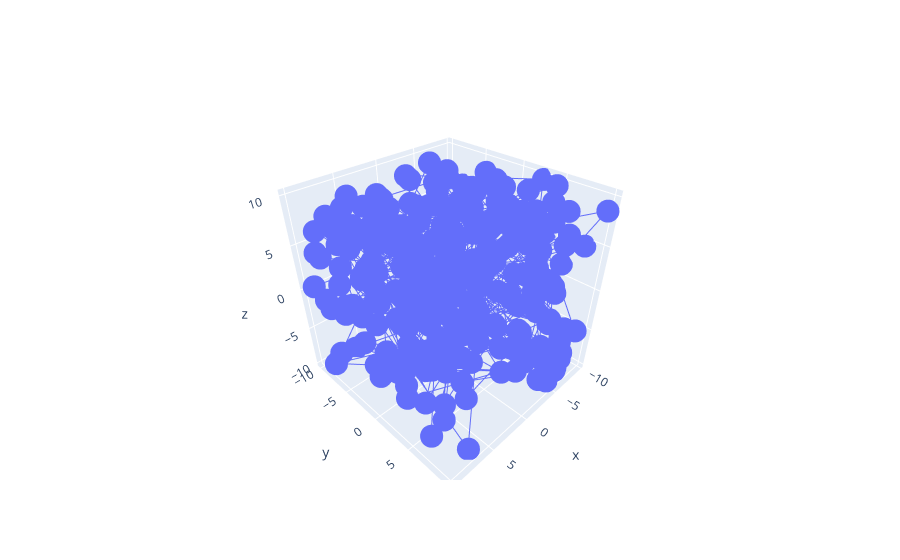

Notebook code for this chart:
### Code cell
go.Figure(data=[go.Scatter3d(x=data['X'],y=data['Y'],z=data['Z'])])

### Figure 1 — Plotly figure (JSON) as saved in the notebook; plotly's stock layout.template omitted (floating-point values rounded to 4 significant figures; data arrays with more than 128 entries replaced by an {"elided": "..."} marker saying what was removed)
{"data": [{"type": "scatter3d", "x": {"elided": "300 float values"}, "y": {"elided": "300 float values"}, "z": {"elided": "300 float values"}}], "layout": {}}
